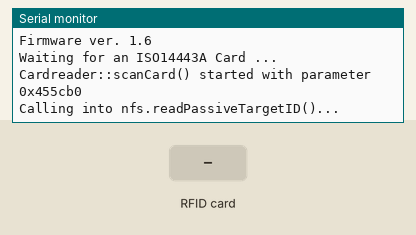
The program below on a simulated ESP32. On the bench: the last lines printed to the serial monitor. The test bench sets the inputs (shaded band).

Above: at 1.2 s.
1.3 s: RFID card 5E 7A 19 C4 held to the reader
At 1.8 s:
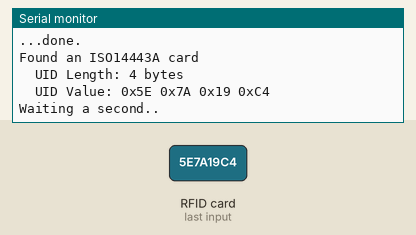
At 3.8 s:
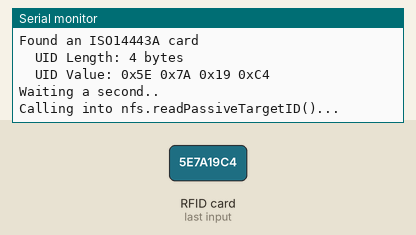

The program:

main.cpp
```cpp
#include <Arduino.h>
#include <Cardreader.h>

IPSDisplay display;
Cardreader reader(display);

void setup() {
  Serial.begin(115200);
  Serial.println("Firmware entry.");
  reader.begin();
}

void loop() {
  delay(100);
}
```

Cardreader.cpp
```cpp
#include <Arduino.h>
#include <Cardreader.h>
#include <SPI.h>
#include <PN532_SPI.h>
#include <PN532.h>
#include <IPSDisplay.h>

/* constructor initializes member variables with appropriate constructor arguments */
Cardreader::Cardreader(IPSDisplay &ipsDisplay) : pn532spi(SPI, 5), nfc(pn532spi)
{
    _ipsDisplay = &ipsDisplay;
}

void Cardreader::begin()
{

    nfc.begin();

    uint32_t versiondata = nfc.getFirmwareVersion();
    if (!versiondata)
    {
        Serial.print("Didn't find PN53x board");
        _ipsDisplay->show("/i003");
        delay(5000);
        begin();
    }
    else
    {
        // Got ok data, print it out!
        Serial.print("Found chip PN5");
        Serial.println((versiondata >> 24) & 0xFF, HEX);
        Serial.print("Firmware ver. ");
        Serial.print((versiondata >> 16) & 0xFF, DEC);
        Serial.print('.');
        Serial.println((versiondata >> 8) & 0xFF, DEC);

        // configure board to read RFID tags
        nfc.SAMConfig();

        Serial.println("Waiting for an ISO14443A Card ...");
        xTaskCreatePinnedToCore(this->scanCard, "scanCard", 5000, this, 1, &task_ScanCard, 0);
    }
}

void Cardreader::process()
{
    uint8_t success;
    uint8_t uid[] = {0, 0, 0, 0, 0, 0, 0}; // Buffer to store the returned UID
    uint8_t uidLength;                     // Length of the UID (4 or 7 bytes depending on ISO14443A card type)

    // Wait for an ISO14443A type cards (Mifare, etc.).  When one is found
    // 'uid' will be populated with the UID, and uidLength will indicate
    // if the uid is 4 bytes (Mifare Classic) or 7 bytes (Mifare Ultralight)
    Serial.println("Calling into nfs.readPassiveTargetID()...");
    success = nfc.readPassiveTargetID(PN532_MIFARE_ISO14443A, uid, &uidLength);
    Serial.println("...done.");

    if (success)
    {
        // Display some basic information about the card
        Serial.println("Found an ISO14443A card");
        Serial.print("  UID Length: ");
        Serial.print(uidLength, DEC);
        Serial.println(" bytes");
        Serial.print("  UID Value: ");
        nfc.PrintHex(uid, uidLength);
        Serial.println("");

        if (uidLength == 7)
        {
            // We probably have a Mifare Ultralight card ...
            Serial.println("Seems to be a Mifare Ultralight tag (7 byte UID)");

            // Try to read the first general-purpose user page (#4)
            Serial.println("Reading page 4");
            uint8_t data[32];
            success = nfc.mifareultralight_ReadPage(4, data);
            if (success)
            {
                // Data seems to have been read ... spit it out
                nfc.PrintHexChar(data, 4);
                Serial.println("");

                // Wait a bit before reading the card again
                delay(1000);
            }
            else
            {
                Serial.println("Ooops ... unable to read the requested page!?");
            }
        }
    }
    Serial.println("Waiting a second..");
    delay(1000);
}

void Cardreader::scanCard(void *parameter)
{
    Serial.println("Cardreader::scanCard() started with parameter 0x" + String((uint32_t)parameter, HEX));

    //recover concrete Cardreader object given to us
    Cardreader* pCardreader = (Cardreader*) parameter;
    //little error check..
    if(pCardreader == nullptr) {
        Serial.println("Internal error: scanCard() has received nullptr as parameter..");
        vTaskDelete(nullptr); //delete ourselves
    }
    for (;;)
    {
        //call internal process function where the object has access to all of its member variables
        pCardreader->process();
    }
}
```

Cardreader.h
```cpp
#ifndef Cardreader_h
#define Cardreader_h

#include <Arduino.h>
#include <SPI.h>
#include <PN532_SPI.h>
#include <PN532.h>
#include <IPSDisplay.h>

class Cardreader
{
  public:
    Cardreader(IPSDisplay &ipsDisplay);
    void begin();
    static void scanCard(void * parameter);
  private:
    void process();
    TaskHandle_t task_ScanCard;
    IPSDisplay *_ipsDisplay;
    PN532_SPI pn532spi;
    PN532 nfc;
};

#endif
```

IPSDisplay.h
```cpp
#ifndef _IPSDISPLAY_H
#define _IPSDISPLAY_H

/* actual implementation unkown. just enough to get it compiling. */
#include <Arduino.h>

class IPSDisplay {
public:
    void show(String s) { Serial.println("<IPS Display emulation:> " + s);}
};

#endif 
```

Measured:
- after the input at 1.3 s, the serial monitor: prints a new line at once (image 1)
